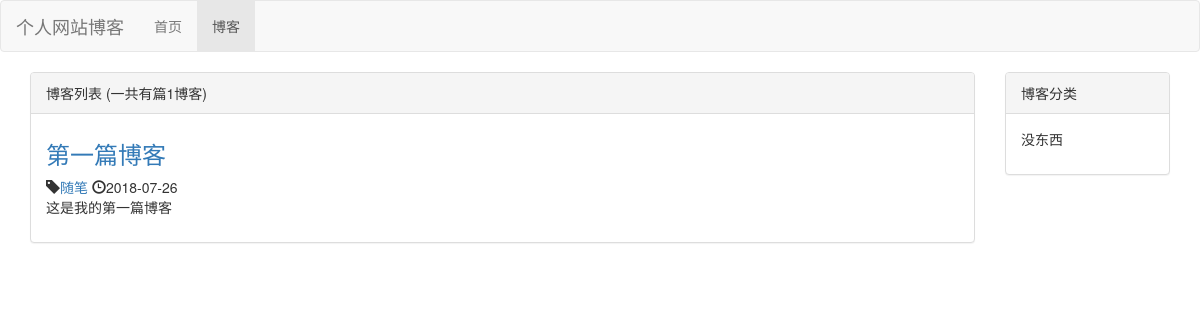
Before: /blog/type/2 with the older database file.
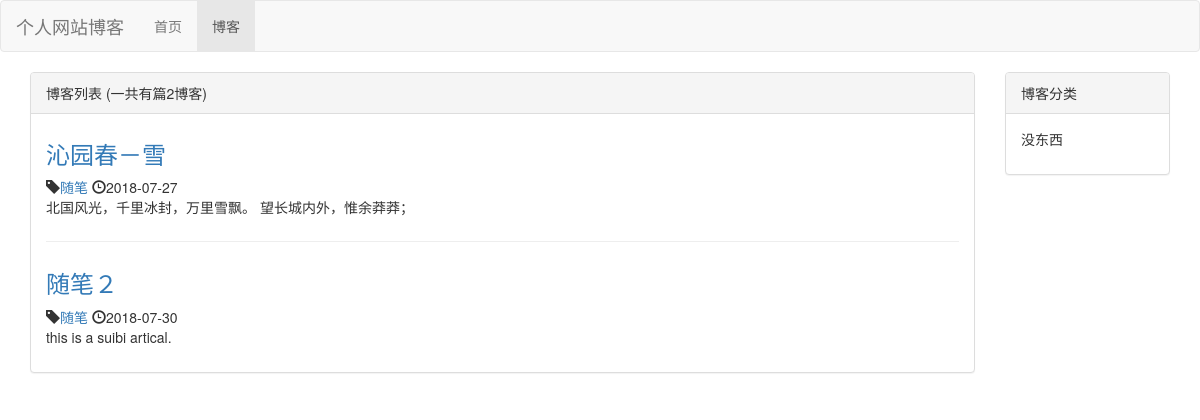
After: the same page with the newer database file.
### blog/models.py (models this page shows, shortened)
class Blog(models.Model):
    title = models.CharField(max_length=50)
    blog_type = models.ForeignKey(BlogType, on_delete=models.DO_NOTHING)
    content = models.TextField()
    author = models.ForeignKey(User, on_delete=models.DO_NOTHING)
    created_time = models.DateTimeField(auto_now_add=True)
    last_updated_time = models.DateTimeField(auto_now=True)

class BlogType(models.Model):
    type_name = models.CharField(max_length=15)
    def __str__(self):
        return self.type_name

### blog/views.py (the view)
# urls.py: path('type/<int:blog_tpye_pk>', views.blogs_with_type, name='blogs_with_type'),
def blogs_with_type(request, blog_tpye_pk):
    context = {}
    blog_type = get_object_or_404(BlogType, pk=blog_tpye_pk)
    context['blogs'] = Blog.objects.filter(blog_type=blog_type)
    context['blog_type'] = blog_type
    return render_to_response('blog/blogs_with_type.html', context)

### blog/templates/blog/blogs_with_type.html (shortened to what this page needs)
{% extends 'blog/blog_list.html' %}

### blog/templates/blog/blog_list.html (shortened to what this page needs)
{% extends 'base.html' %}
{% block nav_blog_active %}active{% endblock %}
{% load staticfiles %}
{% block header_extends %}
<link rel="stylesheet" href="{% static 'blog/blog.css' %}">
{% endblock %}
{% block content %}
<div class="container">
    <div class="row">
        <div class="col-xs-12 col-sm-8 col-md-9 col-lg-10">
            <div class="panel panel-default">
                <div class="panel-heading">博客列表 (一共有篇{{ blogs|length }}博客)</div>
                <div class="panel-body">
                    {% for blog in blogs %}
                        <div class="blog">
                            <h3><a href="{% url 'blog_detail' blog.pk %}">{{ blog.title }}</a></h3>
                            <p class="blog-info">
                                <span class="glyphicon glyphicon-tag" aria-hidden="true"></span><a href="{% url 'blogs_with_type' blog.blog_type.pk %}">{{ blog.blog_type }}</a>
                                <span class="glyphicon glyphicon-time" aria-hidden="true"></span>{{ blog.created_time|date:'Y-m-d'}}
                            </p>
                            <p>{{ blog.content|truncatechars:30 }}</p>
                        </div>
                    {% empty %}
                        <div class="blog">
                            <h3>－－暂无博客，敬请期待－－</h3>
                        </div>
                    {% endfor %}
                </div>
            </div>
        </div>
        <div class="hidden-xs col-sm-4 col-md-3 col-lg-2">
            <div class="panel panel-default">
                <div class="panel-heading">博客分类</div>
                <div class="panel-body">
                    <ul class="blog-types">
                        {% for blog_type in blog_types %}
                            <li><a href="{% url 'blogs_with_type' blog_type.pk %}">{{ blog_type.type_name }}</a></li>
                        {% empty %}
                            <li>没东西</li>
                        {% endfor %}
                    </ul>
                </div>
            </div>
        </div>
    </div>
</div>
{% endblock %}

Changed rows visible on the page:
removed Blog: title "第一篇博客", blog_type "随笔", created_time "2018-07-26", content "这是我的第一篇博客"
added Blog: title "沁园春－雪", blog_type "随笔", created_time "2018-07-27", content "北国风光，千里冰封，万里雪飘。 望长城内外，惟余莽莽；"
added Blog: title "随笔２", blog_type "随笔", created_time "2018-07-30", content "this is a suibi artical."
Other visible differences:
{{ blogs|length }}: "1" → "2"
